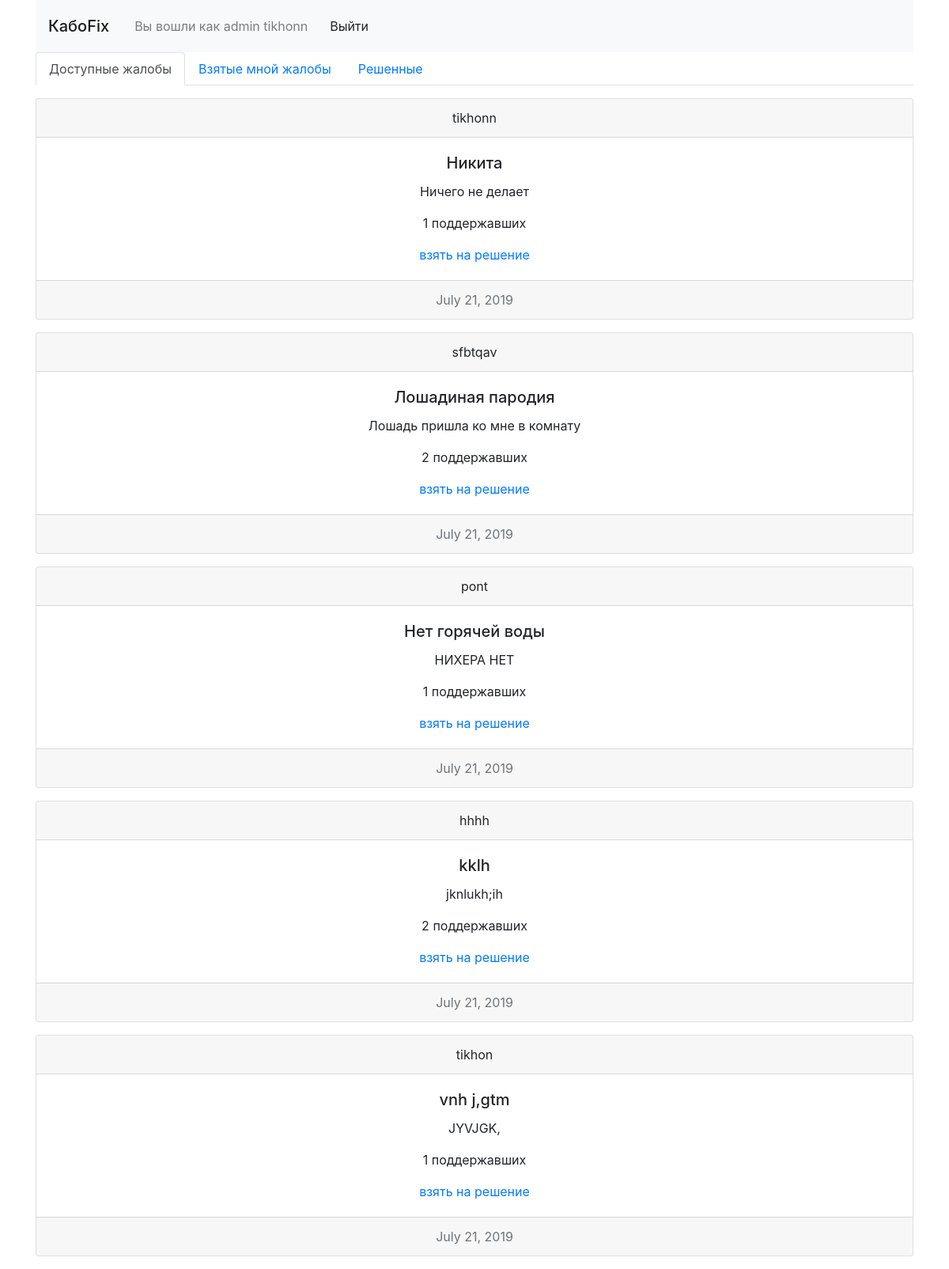
The page / (signed in) on the database its author committed.
### myapp/models.py (models this page shows)
class Problem(models.Model):
    title = models.CharField(max_length=150, default="Без названия.")
    home = models.CharField(max_length=50, default="Вне домика")
    text = models.TextField()
    solved = models.BooleanField(default=False)
    author = models.ForeignKey(User, on_delete=models.CASCADE)
    likes = models.ManyToManyField(User,  related_name='liked')
    curator = models.ForeignKey(User, default=None, null=True, on_delete=models.CASCADE, related_name='curatored')
    date = models.DateField(("Date"), default=datetime.date.today)
    progress = models.BooleanField(default=False)
    def countlikes(self):
        return self.likes.count()

### myapp/views.py (the view, shortened to what this page needs)
# urls.py: path('', index),
def index(request):
    if request.user.is_authenticated:
        admin = check_moder(request)
        if admin:
            user = request.user.username
            problems = Problem.objects.filter(solved=False, curator=None)
            solvedproblems = Problem.objects.filter(solved=True)
            myproblems = Problem.objects.filter(solved=False, curator=request.user, progress=True)
            return render(request, "admin.html",
                          {'username': user, 'problems': problems, 'myproblems': myproblems, 'solvedproblems': solvedproblems})

### myapp/views.py (called while the page is built)
def check_moder(r):
    return r.user.groups.filter(name=MODER_GROUP_NAME).exists()

### myapp/templates/admin.html (shortened to what this page needs)
{% extends "base.html" %}
{% block content %}
<span class="navbar-text">
      Вы вошли как admin {{ username }}
    </span>
<form style="margin-left: 15px;margin-right: 10px;" method="POST" action="/logout">
    <input type="submit" value="Выйти" class="btn btn-outline-default my-2 my-sm-0">
</form>
{% endblock %}
{% block nav %}
<ul class="nav nav-tabs" id="myTab" role="tablist">
    <li class="nav-item">
        <a class="nav-link active" id="home-tab" data-toggle="tab" href="#home" role="tab" aria-controls="home"
           aria-selected="true">Доступные жалобы</a>
    </li>
    <li class="nav-item">
        <a class="nav-link" id="profile-tab" data-toggle="tab" href="#profile" role="tab" aria-controls="profile"
           aria-selected="false">Взятые мной жалобы</a>
    </li>
    <li class="nav-item">
        <a class="nav-link" id="contact-tab" data-toggle="tab" href="#contact" role="tab" aria-controls="contact"
           aria-selected="false">Решенные</a>
    </li>
</ul>
<div class="tab-content" id="myTabContent">
    <div class="tab-pane fade show active" id="home" role="tabpanel" aria-labelledby="home-tab">
        {% for problem in problems %}
        <div class="card text-center">
            <div class="card-header">
                {{ problem.author }}
            </div>
            <div class="card-body">
                <h5 class="card-title">{{ problem.title }}</h5>
                <p class="card-text">{{ problem.text }}</p>
                <p class="card-text">{{ problem.countlikes }} поддержавших</p>
                <a href="/addtosolving?id={{ problem.id }}&type=start">взять на решение</a>
            </div>
            <div class="card-footer text-muted">
                {{ problem.date }}
            </div>
        </div>
        {% endfor %}
    </div>
</div>
{% endblock %}

### rows shown on the page
Problem: author "tikhonn", title "Никита", text "Ничего не делает", countlikes "1", date "July 21, 2019"
Problem: author "sfbtqav", title "Лошадиная пародия", text "Лошадь пришла ко мне в комнату", countlikes "2", date "July 21, 2019"
Problem: author "pont", title "Нет горячей воды", text "НИХЕРА НЕТ", countlikes "1", date "July 21, 2019"
Problem: author "hhhh", title "kklh", text "jknlukh;ih", countlikes "2", date "July 21, 2019"
Problem: author "tikhon", title "vnh j,gtm", text "JYVJGK,", countlikes "1", date "July 21, 2019"

### other values the page prints
{{ username }} "tikhonn"
